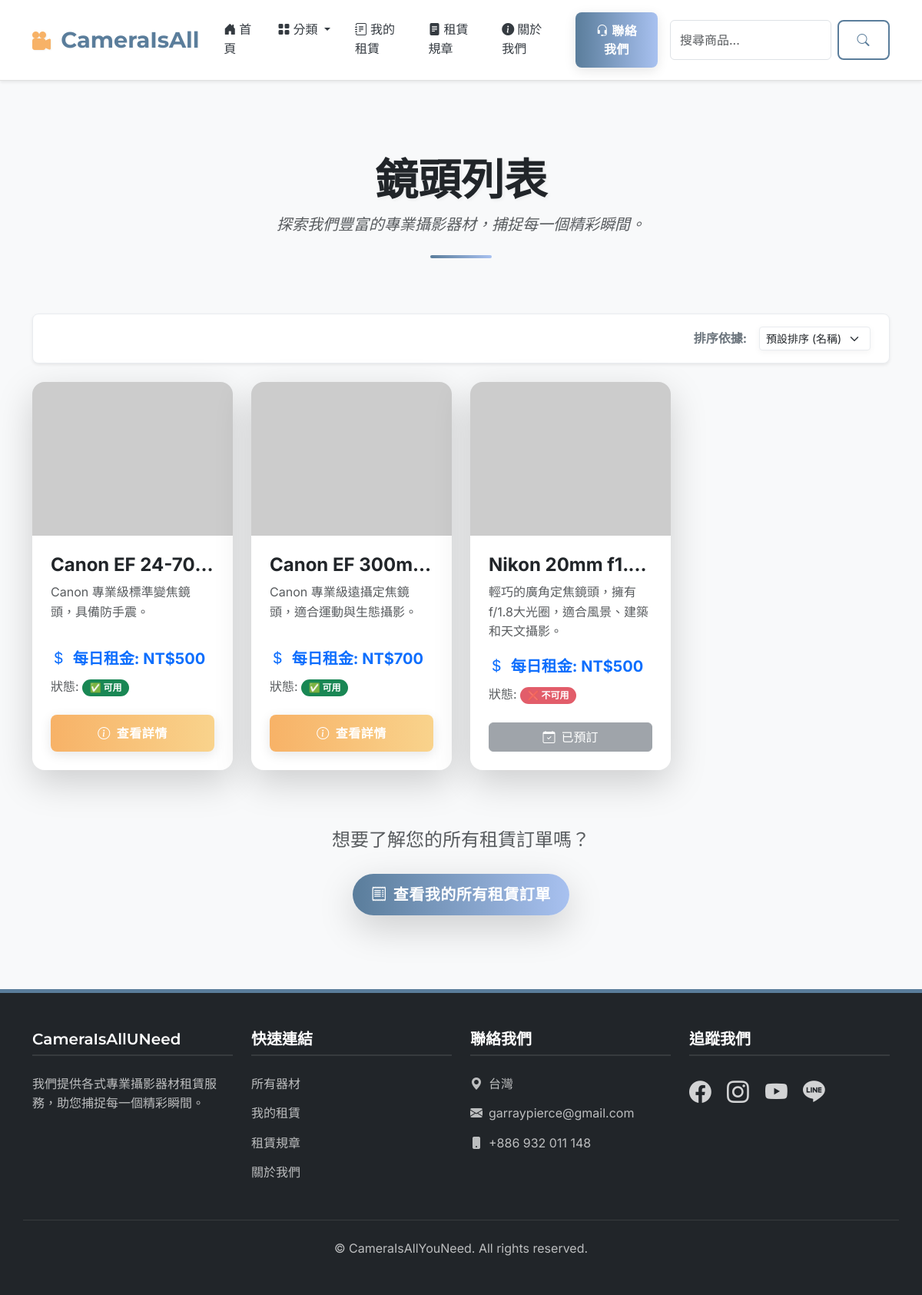
The page /lenses/ on the database its author committed.
### rental_app/models.py (models this page shows, shortened)
class Item(models.Model):
    CATEGORY_CHOICES = [
        ('camera', '相機'),
        ('lens', '鏡頭'),
        ('other', '其他'), # <--- Changed back to 'other'
    ]
    name = models.CharField(max_length=200, verbose_name="品項名稱")
    description = models.TextField(blank=True, verbose_name="描述")
    price_per_day = models.DecimalField(max_digits=10, decimal_places=0, verbose_name="每日租金")
    deposit = models.DecimalField(max_digits=10, decimal_places=0, default=0, verbose_name="商品押金")
    image_url = models.URLField(blank=True, null=True, verbose_name="圖片URL",
                                  help_text="請提供品項圖片的URL")
    is_available = models.BooleanField(default=True, verbose_name="是否可用")
    category = models.CharField(
        max_length=50, # <--- This length is fine for the new choices too
        choices=CATEGORY_CHOICES,
        default='camera',
        verbose_name="品項類別"
    )
    is_recommended = models.BooleanField(default=False, verbose_name="推薦商品 (顯示於首頁)")
    created_at = models.DateTimeField(auto_now_add=True, verbose_name="創建時間")
    updated_at = models.DateTimeField(auto_now=True, verbose_name="更新時間")
    class Meta:
        verbose_name = "商品"
        verbose_name_plural = "商品"
        ordering = ['name']

### rental_app/views.py (the view)
# urls.py: path('lenses/', views.item_list, {'category': 'lens'}, name='lens_list'),
def item_list(request, category=None):
    sort_by = request.GET.get('sort_by')
    items = Item.objects.all()
    page_title = "所有商品"
    if category:
        items = items.filter(category=category)
        for choice_value, choice_name in Item.CATEGORY_CHOICES:
            if choice_value == category:
                page_title = choice_name
                break
        page_title = f"{page_title}列表"
    if sort_by == 'price_asc':
        items = items.order_by('price_per_day')
    elif sort_by == 'price_desc':
        items = items.order_by('-price_per_day')
    else:
        items = items.order_by('name')
    return render(request, 'rental_app/item_list.html', {
        'items': items,
        'page_title': page_title,
        'sort_by': sort_by
    })

### templates/rental_app/item_list.html (shortened to what this page needs)
{% extends 'base.html' %}
{% block content %}
    <div class="text-center mb-5 pb-4 custom-header-section">
        <h2 class="display-4 fw-bolder text-dark mb-2 animate__animated animate__fadeInDown">
            {{ page_title }}
        </h2>
        <p class="lead text-muted fst-italic animate__animated animate__fadeInUp animate__delay-0-5s">
            探索我們豐富的專業攝影器材，捕捉每一個精彩瞬間。
        </p>
        <div class="header-divider animate__animated animate__fadeInUp animate__delay-0-8s"></div>
    </div>
    <div class="d-flex justify-content-end align-items-center mb-4 p-3 bg-white rounded-3 shadow-sm custom-sort-controls animate__animated animate__fadeIn animate__delay-1s">
        <label for="sort-by-select" class="form-label text-secondary me-3 mb-0 fw-bold fs-6">排序依據:</label>
        <select id="sort-by-select" class="form-select form-select-sm w-auto custom-select-fancy" onchange="location = this.value;">
            {% if category %}
                {% if category == 'camera' %}
                    {% url 'camera_list' as current_base_url %}
                {% elif category == 'lens' %}
                    {% url 'lens_list' as current_base_url %}
                {% elif category == 'other' %}
                    {% url 'other_list' as current_base_url %}
                {% endif %}
            {% else %}
                {% url 'all_items_list' as current_base_url %}
            {% endif %}
            <option value="{{ current_base_url }}" {% if not sort_by %}selected{% endif %}>預設排序 (名稱)</option>
        </select>
    </div>
    <div class="row row-cols-1 row-cols-md-2 row-cols-lg-3 row-cols-xl-4 g-4 animate__animated animate__fadeInUp animate__delay-1-2s">
        {% for item in items %}
            <div class="col d-flex align-items-stretch">
                <div class="card item-card h-100 shadow-lg border-0 rounded-4 overflow-hidden position-relative">
                    {% if item.image_url %}
                        <div class="item-image-wrapper">
                            <img src="{{ item.image_url }}" class="card-img-top object-fit-cover" alt="{{ item.name }}" loading="lazy">
                        </div>
                    {% else %}
                        <div class="item-image-wrapper">
                            <img src="https://placehold.co/400x300/e0e0e0/333333?text=無圖片" class="card-img-top object-fit-cover" alt="Placeholder Image" loading="lazy">
                        </div>
                    {% endif %}
                    <div class="card-body d-flex flex-column p-4">
                        <h3 class="card-title text-dark fw-bold mb-2 fs-4 text-truncate" title="{{ item.name }}">{{ item.name }}</h3>
                        <p class="card-text text-muted mb-3 flex-grow-1 item-description-clamp">{{ item.description|default:"暫無描述。"|truncatechars:100 }}</p>
                        <p class="mb-2 fs-5 fw-bold text-primary">
                            <i class="bi bi-currency-dollar me-1"></i> 每日租金: NT$<span class="amount">{{ item.price_per_day }}</span>
                        </p>
                        <p class="card-text mb-4 fs-6 text-muted">狀態:
                            {% if item.is_available %}
                                <span class="badge bg-success available-pulse">✅ 可用</span>
                            {% else %}
                                <span class="badge bg-danger unavailable-static">❌ 不可用</span>
                            {% endif %}
                        </p>
                        <div class="mt-auto">
                            {% if item.is_available %}
                                <a href="{% url 'item_detail' item.pk %}" class="btn custom-btn custom-btn-secondary w-100 btn-fancy-hover">
                                    <i class="bi bi-info-circle me-2"></i>查看詳情
                                </a>
                            {% else %}
                                <button type="button" class="btn btn-secondary w-100 disabled-button-style" disabled>
                                    <i class="bi bi-calendar-check me-2"></i>已預訂
                                </button>
                            {% endif %}
                        </div>
                    </div>
                </div>
            </div>
        {% endfor %}
    </div>
    <div class="text-center mt-5 pt-4 custom-footer-cta animate__animated animate__fadeInUp animate__delay-1-5s">
        <p class="lead text-muted mb-4 fs-4">想要了解您的所有租賃訂單嗎？</p>
        <a href="{% url 'my_rentals' %}" class="btn custom-btn custom-btn-primary btn-lg rounded-pill shadow-lg animate-cta-button">
            <i class="bi bi-receipt me-2"></i>查看我的所有租賃訂單
        </a>
    </div>
    <link rel="stylesheet" href="https://cdnjs.cloudflare.com/ajax/libs/animate.css/4.1.1/animate.min.css"/>
{% endblock %}

### templates/base.html (style rules this page uses)
:root { --primary-color: #5a7d9b; --secondary-color: #a8c1f0; --accent-color: #f7b267; --text-dark: #343a40; --text-light: #6c757d; --bg-light: #f8f9fa; --bg-dark: #212529; --card-bg: #ffffff; --border-light: #e0e0e0; --shadow-light: rgba(0,0,0,0.05); --shadow-medium: rgba(0,0,0,0.15); --transition-speed: 0.4s; --transition-timing-function: cubic-bezier(0.25, 0.46, 0.45, 0.94); }
body { font-family: 'Inter', sans-serif; line-height: 1.6; color: var(--text-dark); background-color: var(--bg-light); display: flex; flex-direction: column; min-height: 100vh; }
.custom-btn { font-weight: 600; padding: 0.75rem 1.5rem; border-radius: 8px; transition: all var(--transition-speed) var(--transition-timing-function); letter-spacing: 0.5px; }
.custom-btn-primary { background-image: linear-gradient(to right, var(--primary-color) 0%, var(--secondary-color) 100%); border: none; color: white; box-shadow: 0 4px 15px rgba(0,0,0,0.1); }
.custom-btn-secondary { background-image: linear-gradient(to right, var(--accent-color) 0%, #f9d38c 100%); border: none; color: white; box-shadow: 0 4px 15px rgba(0,0,0,0.1); }

### templates/rental_app/item_list.html (style rules this page uses)
:root { --primary-accent: #5a7d9b; --secondary-accent: #a8c1f0; --light-grey: #f8f9fa; --medium-grey: #e9ecef; --dark-grey-text: #343a40; --success-color: #28a745; --danger-color: #dc3545; --card-border-light: #f0f0f0; --card-shadow-light: rgba(0,0,0,0.08); --card-shadow-hover: rgba(0,0,0,0.2); --transition-ease-out-quad: cubic-bezier(0.25, 0.46, 0.45, 0.94); --grid-gutter: 24px; }
.custom-header-section { padding-bottom: 2.5rem; }
.custom-header-section h2 { font-family: 'Inter', sans-serif; text-shadow: 2px 2px 4px rgba(0,0,0,0.05); }
.custom-header-section .lead { font-family: 'Inter', sans-serif; max-width: 700px; margin-left: auto; margin-right: auto; }
.header-divider { width: 80px; height: 4px; background: linear-gradient(to right, var(--primary-accent), var(--secondary-accent)); margin: 1.5rem auto 0 auto; border-radius: 2px; }
.custom-sort-controls { border: 1px solid var(--medium-grey); padding: 1rem 1.5rem !important; transition: all 0.3s var(--transition-ease-out-quad); }
.custom-select-fancy { box-shadow: 0 2px 8px rgba(0,0,0,0.05); border-color: var(--medium-grey); transition: all 0.3s ease; appearance: none; background-repeat: no-repeat; background-position: right 0.75rem center; background-size: 16px 12px; }
.item-card { transition: transform 0.3s ease-in-out, box-shadow 0.3s ease-in-out; cursor: pointer; border: 1px solid var(--card-border-light); box-shadow: 0 6px 18px var(--card-shadow-light); }
.item-image-wrapper { width: 100%; height: 200px; overflow: hidden; display: flex; align-items: center; justify-content: center; background-color: #e9ecef; }
.item-image-wrapper img { width: 100%; height: 100%; object-fit: cover; transition: transform 0.3s ease-in-out; }
.item-description-clamp { display: -webkit-box; -webkit-line-clamp: 3; -webkit-box-orient: vertical; overflow: hidden; text-overflow: ellipsis; min-height: calc(1.2em * 3); flex-grow: 1; }
.available-pulse { animation: pulse-animation 2s infinite cubic-bezier(0.25, 0.46, 0.45, 0.94); border-radius: 1rem; padding: .4em .8em; font-weight: 700; }
.unavailable-static { border-radius: 1rem; padding: .4em .8em; font-weight: 700; opacity: 0.8; }

### rows shown on the page
Item: name "Canon EF 24-70…", description "Canon 專業級標準變焦鏡頭，具備防手震。", price_per_day "500", is_available "✅ 可用"
Item: name "Canon EF 300m…", description "Canon 專業級遠攝定焦鏡頭，適合運動與生態攝影。", price_per_day "700", is_available "✅ 可用"
Item: name "Nikon 20mm f1.…", description "輕巧的廣角定焦鏡頭，擁有f/1.8大光圈，適合風景、建築和天文攝影。", price_per_day "500", is_available "❌ 不可用"

### other values the page prints
{{ page_title }} "鏡頭列表"
